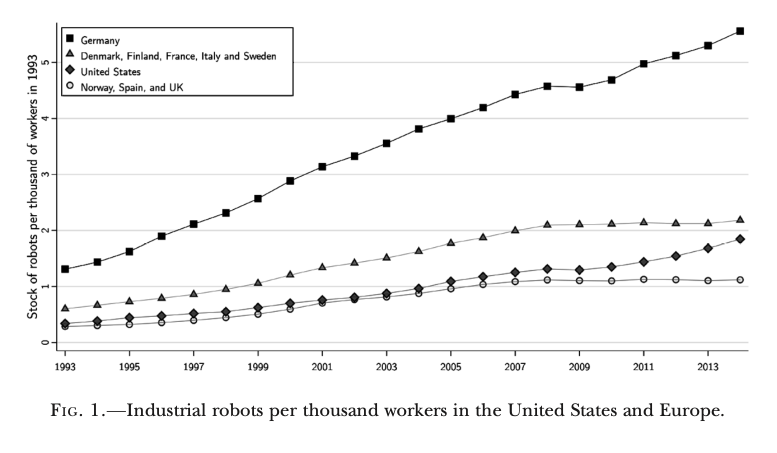
#> input picture images/08_images/robots2.png, 1554 x 906 px (shown at 1/2 size); its folder holds 6 pictures in this run
$ python chapter08.py
#> lines starting #> are read from the running program, lines starting #| are printed output that depends on the picture; after the words box and inside, x2 and y2 are one past the last pixel; in counts of white or black regions, pixels touching at a corner belong together
### code/figures/figure_style.py
"""Shared figure palette approved October 4, 2026 (original dark green and rust restored).

The HTML book uses the white theme. Dark values retain the legacy companion
assets for reproducibility; they are not an additional approved page theme.
"""


def palette(mode="light"):
    light = dict(
        paper="#FFFFFF", ink="#2B302D", muted="#616962", grid="#E1E5DF",
        primary="#3D6155", comparison="#A36F49", third="#758C7F", fourth="#B39B61",
        education_dropout="#827568", education_highschool="#6F887A",
        education_somecollege="#66726B",
        sequential=["#A36F49", "#C49A77", "#E5D4BD"],
    )
    dark = dict(
        paper="#202522", ink="#E5EBE6", muted="#B6C0B8", grid="#414942",
        primary="#ACC9BB", comparison="#D9A278", third="#C0CFC5", fourth="#D0BC8F",
        education_dropout="#B9ACA0", education_highschool="#BDCCC3",
        education_somecollege="#CFD3CE",
        sequential=["#D9A278", "#A77957", "#685440"],
    )
    return (dark if mode == "dark" else light).copy()

### code/figures/chapter08.py
"""Render the reviewed Chapter 8 figures, preserving two selected originals.

Eleven imported plots are approximate visual reconstructions. The two robot
bubble plots retain the original PNGs. Other colored lines,
confidence intervals, map categories and dense bubbles are traced as visible
silhouettes rather than inventing observations hidden by overlaps. Native axes,
legends and the seven dated timeline events are redrawn. No chapter is modified.
"""
from pathlib import Path
import argparse
import hashlib
import json
import os
import tempfile

HERE = Path(__file__).resolve().parent
BOOK = HERE.parents[1]
SOURCE = BOOK / "images/08_images"
os.environ.setdefault("MPLCONFIGDIR", str(Path(tempfile.gettempdir()) / "econ139-figure-cache/matplotlib"))
os.environ.setdefault("XDG_CACHE_HOME", str(Path(tempfile.gettempdir()) / "econ139-figure-cache"))
import matplotlib
matplotlib.use("Agg")
import matplotlib.pyplot as plt
import matplotlib.dates as mdates
from matplotlib.colors import to_rgb, to_hex, to_rgba
from matplotlib.patches import Patch, PathPatch, Ellipse
from matplotlib.lines import Line2D
import numpy as np
from PIL import Image
from scipy.ndimage import (gaussian_filter, minimum_filter, maximum_filter, zoom,
                           binary_closing, binary_fill_holes, distance_transform_edt,
                           label as component_labels, find_objects)
from figure_style import palette

plt.rcParams.update({"font.family": "Arial", "font.size": 10.5, "svg.fonttype": "none", "svg.hashsalt": "econ139-chapter08", "lines.solid_capstyle": "round"})
P = palette()
RECORDS = []
PROOFS = False


def panel(unit, height=4.8, bottom=.20, right=.96):
    fig, ax = plt.subplots(figsize=(7.2, height))
    fig.subplots_adjust(left=.11, right=right, top=.86, bottom=bottom)
    fig.patch.set_alpha(0)
    ax.patch.set_alpha(0)
    for edge in ["left", "right", "top"]:
        ax.spines[edge].set_visible(False)
    ax.spines["bottom"].set_color(P["grid"])
    ax.grid(axis="y", color=P["grid"], lw=.65)
    ax.set_axisbelow(True)
    ax.tick_params(length=0, labelcolor=P["muted"], pad=7)
    ax.text(0, 1.07, unit, transform=ax.transAxes, color=P["muted"], fontsize=10)
    return fig, ax


def pixels(name):
    return np.asarray(Image.open(SOURCE / name).convert("RGB"), dtype=float)


def near(rgb, color, tolerance=32):
    return np.linalg.norm(rgb - np.array(color), axis=2) < tolerance


def trace(ax, mask, extent, color, alpha=1, zorder=3, smooth=False):
    """Contour a binary visible-source mask into paths with native SVG geometry.

    This preserves visible silhouettes, including holes and overlapping bubbles.
    It does not identify countries, firms, demographic observations or estimates.
    No random sampling, statistical smoothing or extrapolation is performed.
    """
    if not np.any(mask):
        return 0
    h, w = mask.shape
    xmin, xmax, ymin, ymax = extent
    # Contours preserve pixel-center calibration; zero padding closes edge paths.
    if smooth:
        # Subpixel contour cleanup affects silhouette edges only, not centers,
        # the fitted relationship, or the statistical series.
        mask = gaussian_filter(zoom(mask.astype(float), 3, order=1), .7)
        h, w = mask.shape
    work = np.pad(mask.astype(float), 1)
    x = np.linspace(xmin - (xmax-xmin)/w/2, xmax + (xmax-xmin)/w/2, w+2)
    y = np.linspace(ymax + (ymax-ymin)/h/2, ymin - (ymax-ymin)/h/2, h+2)
    helper, temp = plt.subplots()
    contours = temp.contour(x, y, work, levels=[.5])
    paths = contours.get_paths()
    for path in paths:
        ax.add_patch(PathPatch(path, facecolor=color, edgecolor="none", alpha=alpha, zorder=zorder))
    plt.close(helper)
    return int(mask.sum())


# [70 lines left out: functions sampled_line, native_fit, native_bubbles, not called in this run]


def save(fig, stem, caption, originals, method, out, details=None):
    fig.savefig(out / f"{stem}.svg", transparent=True, metadata={"Date": None})
    if PROOFS:
        fig.patch.set_alpha(1)
        fig.savefig(out / f"{stem}.png", facecolor="white", dpi=150)
    plt.close(fig)
    RECORDS.append({"stem": stem, "caption": caption, "originals": originals,
                    "method": method, "details": details or {},
                    "source_sha256": {f: hashlib.sha256((SOURCE/f).read_bytes()).hexdigest() for f in originals}})


def growth(out):
    # The current image has 22 annual marker positions. Coordinates below are
    # read from that image, not a substitute current-vintage country series.
    a = pixels("robots2.png")
    fig, ax = panel("Robots per 1,000 workers in 1993", right=.69, height=4.9)
    years = np.arange(1993, 2015)
    points = {
        "Germany": [1.31,1.44,1.63,1.91,2.12,2.32,2.57,2.89,3.14,3.33,3.56,3.81,3.99,4.19,4.43,4.57,4.55,4.68,4.97,5.12,5.30,5.56],
        "Denmark, Finland, France,\nItaly and Sweden": [.60,.67,.74,.81,.88,.96,1.07,1.23,1.36,1.44,1.53,1.65,1.79,1.89,2.02,2.12,2.12,2.13,2.16,2.15,2.15,2.21],
        "United States": [.34,.39,.45,.48,.53,.57,.64,.71,.77,.81,.88,.97,1.10,1.19,1.27,1.32,1.30,1.36,1.45,1.56,1.70,1.86],
        "Norway, Spain and UK": [.28,.30,.32,.36,.40,.45,.50,.60,.71,.77,.82,.89,.96,1.04,1.10,1.13,1.12,1.11,1.14,1.13,1.11,1.13],
    }
    for (label, values), role, marker, ls in zip(points.items(), ["primary","third","comparison","fourth"], ["s","^","D","o"], ["-","--","-",":"]):
        ax.plot(years, values, color=P[role], marker=marker, ms=3.2, lw=1.8, ls=ls)
        ax.annotate(label, (2014, values[-1]), (8, 0), textcoords="offset points", va="center", color=P[role], fontsize=9.5)
    ax.set(xlim=(1992.5,2014.5), ylim=(0,5.9), xticks=[1993,2000,2007,2014], yticks=range(6))
    ax.set_xlabel("Year", color=P["muted"], labelpad=10)
    save(fig,"robot-growth","Growth in Industrial Robots",["robots2.png"],"Approximate annual marker digitization",out,{"years":years.tolist(),"series":points})


def robot_map(out):
    a = pixels("robots3.png")
    crop = a[48:481,40:799].copy()
    # Remove the old legend only; its swatches sit in the empty Atlantic area.
    crop[280:,658:] = 255
    levels = np.array([0,16,32,49,68,89,114,136,163,188,217])
    gray = crop.mean(axis=2)
    closest = np.argmin(abs(gray[:,:,None] - levels),axis=2)
    fig, ax = plt.subplots(figsize=(7.2,4.6))
    fig.subplots_adjust(left=.01,right=.79,bottom=.04,top=.94)
    ax.set_aspect("equal"); ax.set_axis_off()
    light = np.array(to_rgb("#F3EAE1")); dark = np.array(to_rgb(P["comparison"]))
    colors = [to_hex(dark*(1-i/10)+light*(i/10)) for i in range(11)]
    for i,color in enumerate(colors):
        trace(ax,(closest==i)&(gray<235),(0,759,0,433),color)
    ax.set(xlim=(0,759),ylim=(0,433))
    labels=["5.00–9.04","2.64–5.00","2.00–2.64","1.75–2.00","1.46–1.75","1.29–1.46","1.08–1.29","0.98–1.08","0.84–0.98","0.67–0.84","0.35–0.67"]
    fig.legend([Patch(facecolor=c) for c in colors],labels,loc="center right",bbox_to_anchor=(1,.48),frameon=False,fontsize=8.5,labelcolor=P["muted"],handlelength=1.1,handleheight=.9)
    fig.text(.81,.88,"Additional robots\nper 1,000 workers\n1993–2007",fontsize=9,color=P["muted"],va="top")
    save(fig,"robot-map","Exposure to Industrial Robots by Commuting Zone",["robots3.png"],"Approximate vector trace of the existing map",out,{"legend_intervals":labels,"limits":"Source boundaries and category silhouettes traced; no reconstructed geographic dataset. Anti-aliased boundary pixels are approximate."})


def retained_original(filename, stem, caption):
    selection=json.loads((HERE/"data/chapter08/selection.json").read_text())
    assert selection["retain_original"][stem]==filename
    RECORDS.append({"stem":stem,"caption":caption,"originals":[filename],
                    "method":"Retained original by user decision","selection":"original",
                    "selected_asset":f"images/08_images/{filename}",
                    "details":{"status":"Original retained; reconstruction superseded"},
                    "source_sha256":{filename:hashlib.sha256((SOURCE/filename).read_bytes()).hexdigest()}})


# [133 lines left out: functions colored_scatter, humlum, timeline, not called in this run]


AGE_COLORS=[(56,118,176),(241,135,49),(80,157,62),(199,61,48),(141,107,184),(133,89,77)]
AGE_LABELS=["22–25","26–30","31–34","35–40","41–49","50+"]
AGE_BW=[("#000000",2.9,"-"),("#303030",2.35,"-"),
        ("#555555",1.9,(0,(6,2))),("#777777",1.55,(0,(2,2))),
        ("#999999",1.25,"-.") ,("#AAAAAA",1.05,(0,(5,2,1,2)))]


# [90 lines left out: functions age_chart, exposure, not called in this run]


def main():
    global PROOFS
    parser=argparse.ArgumentParser(description=__doc__)
    parser.add_argument("--output-dir",type=Path,default=BOOK/"images/08_images/editorial")
    parser.add_argument("--proofs",action="store_true",help="Also export white-background PNG proofs")
    args=parser.parse_args();PROOFS=args.proofs;out=args.output_dir.resolve();out.mkdir(parents=True,exist_ok=True)
    growth(out);robot_map(out)
#> in save, `fig.savefig(out / f"{stem}.svg", transparent=True, metadata={"Date": N..`:
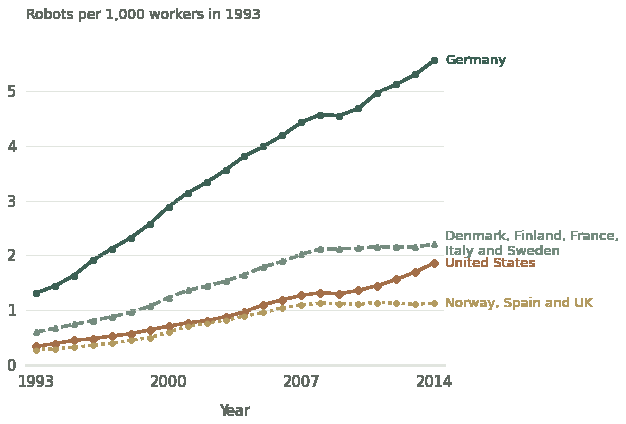
#> figure drawn by matplotlib, 1 panel; curve peaks at x = 2014, y = 5.56; curve peaks at x = 2014, y = 2.21; curve peaks at x = 2014, y = 1.86
#> call 2 of pixels, with name = 'robots3.png'
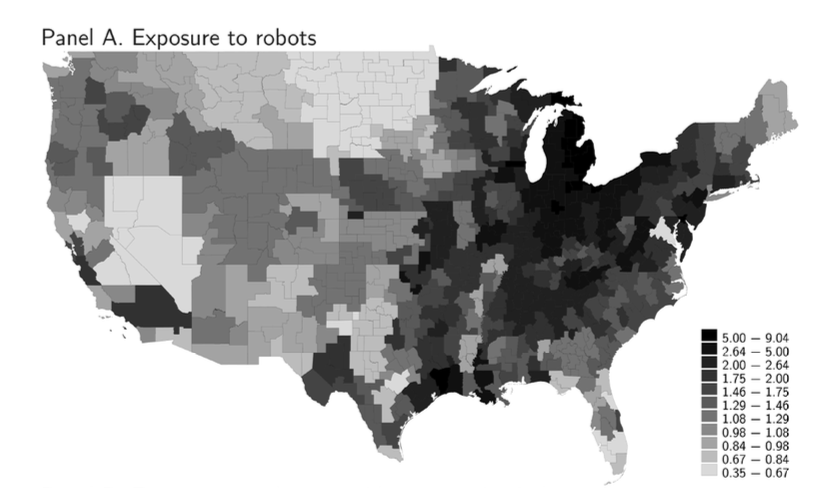
#> input picture images/08_images/robots3.png, 834 x 488 px
#> in robot_map, `crop[280:,658:] = 255`:
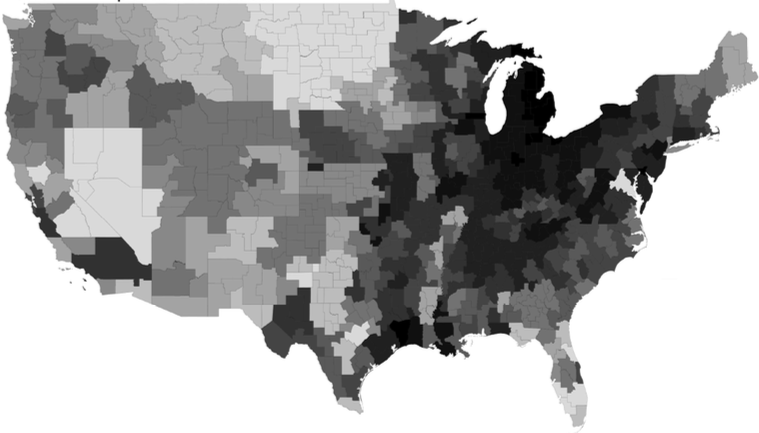
#> crop: shape (433, 759, 3) float64; min 0, max 255, mean 173
#> in robot_map, `closest = np.argmin(abs(gray[:,:,None] - levels),axis=2)`:
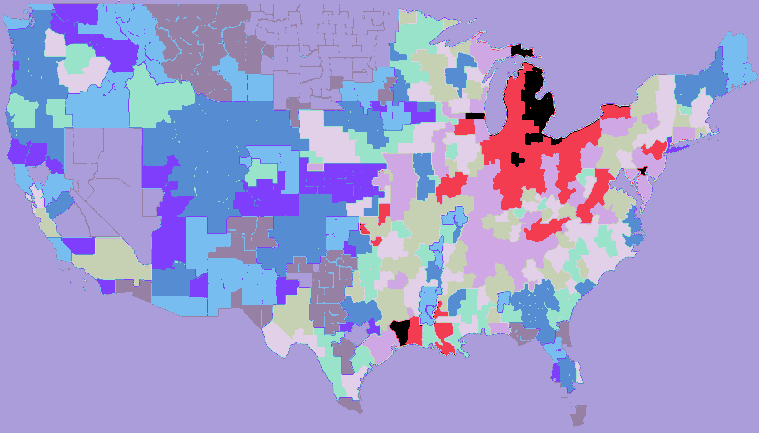
#> closest: shape (433, 759) int64; 11 distinct labels, from 0 to 10; one colour per label, 0 black
#> the loop in robot_map, `for i,color in enumerate(colors):` made 11 passes
#> pass 1, in trace, `work = np.pad(mask.astype(float), 1)`:
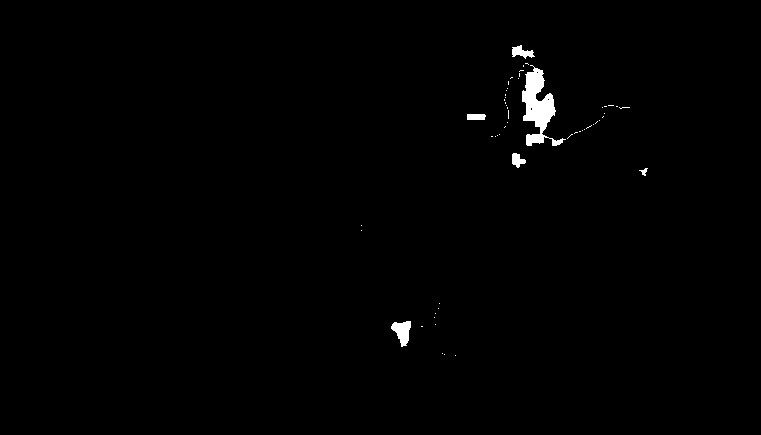
#> work: shape (435, 761) float64; values 0 (black) and 1 (white), 0.72% white; 55 white regions (49 under 20 px), largest, box (x1, y1, x2, y2) and area: (522, 65, 566, 146) 1508, (391, 321, 411, 347) 314, (512, 45, 535, 59) 170, (512, 153, 526, 168) 129, (467, 114, 486, 120) 110, (639, 168, 648, 176) 33
#> pass 1, in trace, `plt.close(helper)`:
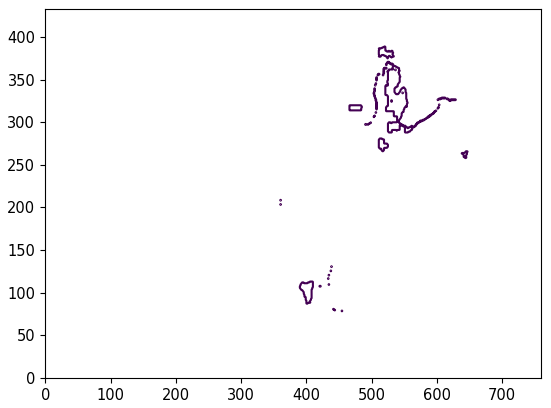
#> figure drawn by matplotlib, 1 panel
#> call 2 of save, with stem = 'robot-map'
#> in save (call 2), `fig.savefig(out / f"{stem}.svg", transparent=True, metadata={"Date": N..`:
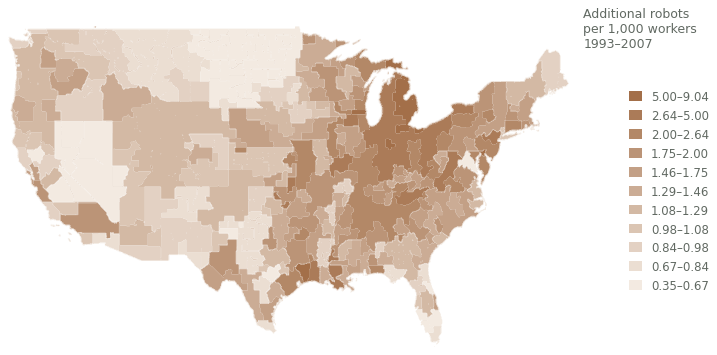
#> figure drawn by matplotlib, 1 panel
    retained_original("robots4.png","robot-employment","Impact of Exposure to Robots on Employment to Population Ratio")
    retained_original("robots6.png","robot-pretrends","Test of Pretrends")
    colored_scatter(out,"robots7.png","labor-share","Labor Share Decline vs. Technology Adoption",(113,80,538,521),(-6.4,10.4,-64,22),[-5,0,5,10],[-60,-40,-20,0,20],"Change in labor share · 1987–2016","Change in specialized software and dedicated machinery\nservices as a share of value added (pp)")
    colored_scatter(out,"ap.png","task-displacement","Labor Share Decline vs. Technology Adoption",(115,81,791,573),(-4.6,35.6,-24.7,64.1),[0,5,10,15,20,25,30],[-20,0,20,40,60],"Change in hourly wages · 1980–2016","Task displacement based on automation-driven\nlabor share declines, 1980–2016",multi=True)
    humlum(out);timeline(out);age_chart(out);exposure(out);exposure(out,older=True);age_chart(out,wages=True)
    assert len(RECORDS)==14
    (out/"manifest.json").write_text(json.dumps(RECORDS,indent=2))
    print(f"Created {len(RECORDS)} candidates in {out}; canonical chapter untouched.")


#> (the run stopped early here; a loop or call above may not have finished)
